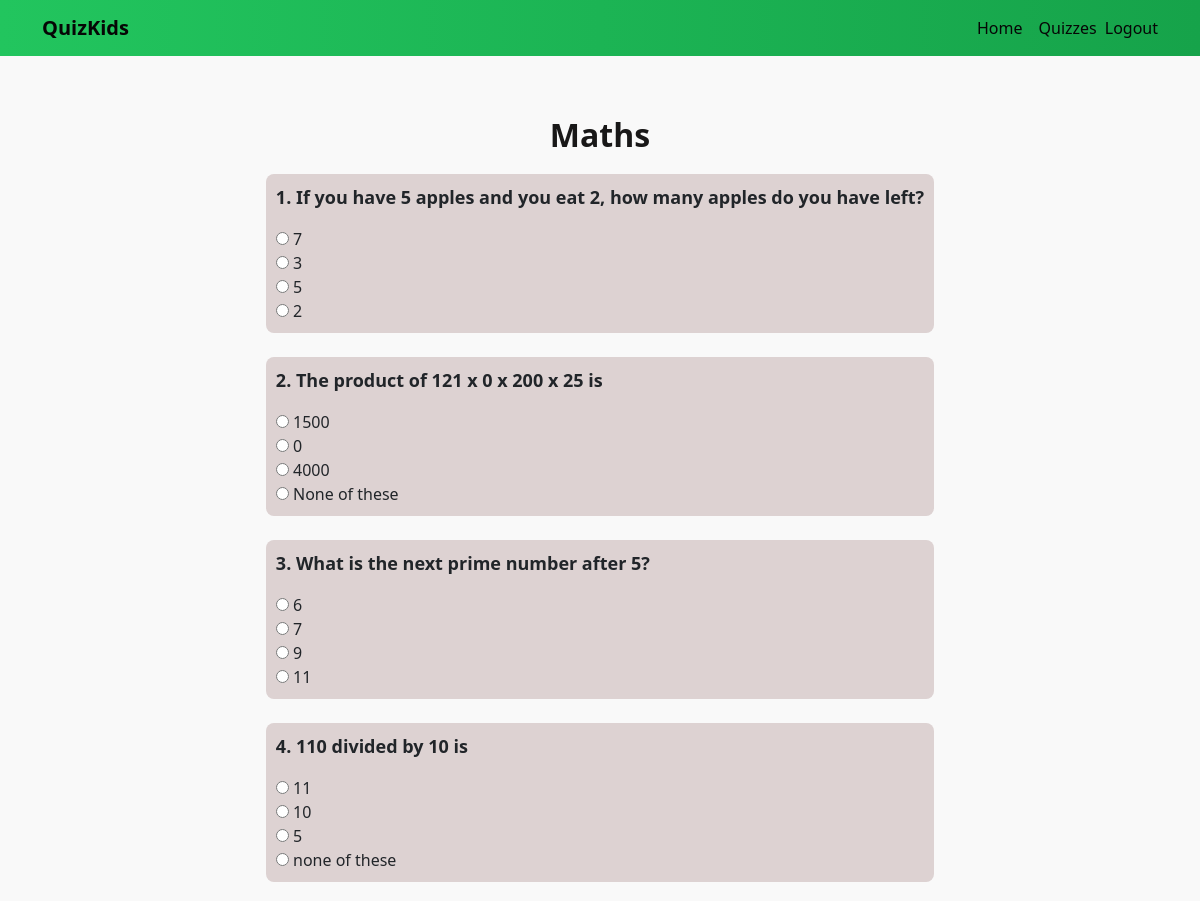
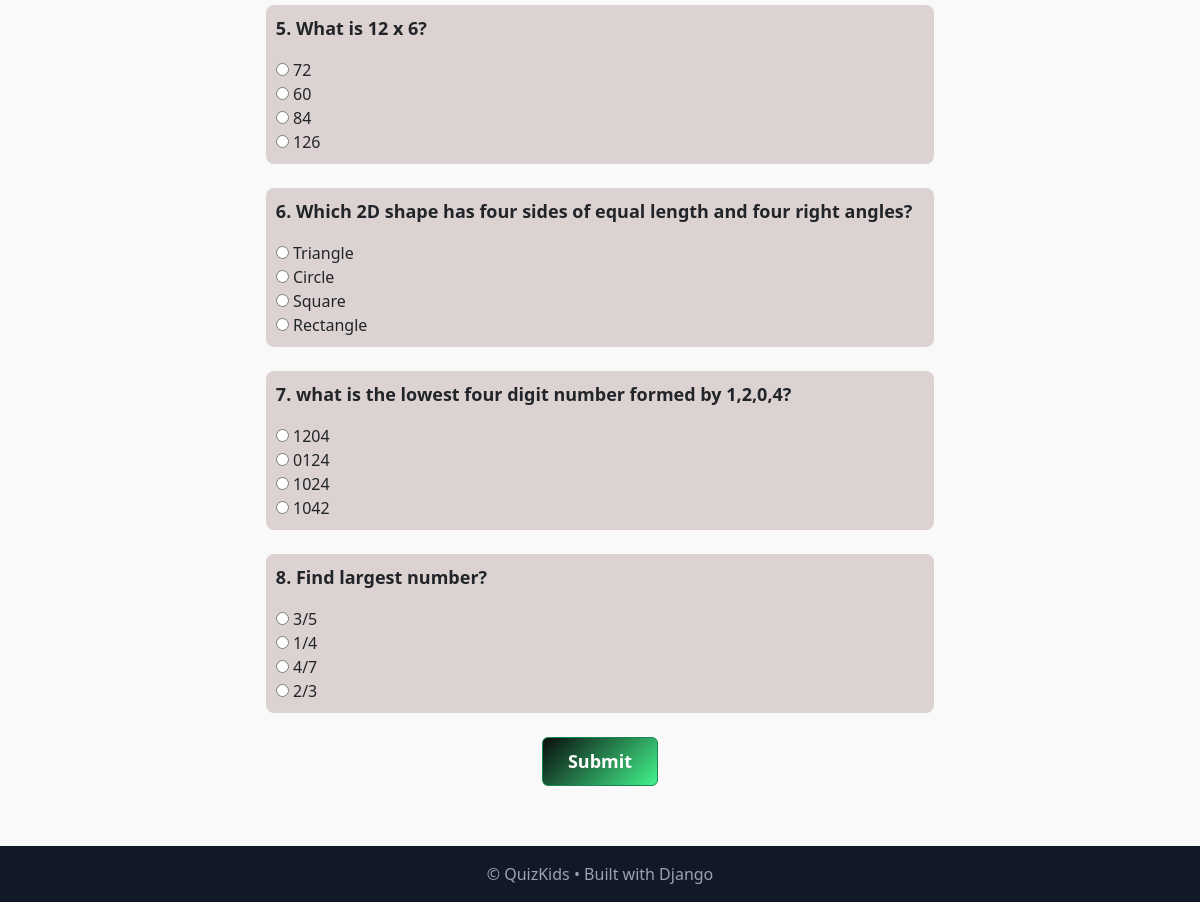
/quiz/4/take/ (signed in), run on the app's committed database (2 pictures, top to bottom).
### quiz_app/models.py (models this page shows, shortened)
class Quiz(models.Model):
    title = models.CharField(max_length=200)
    description = models.TextField(blank=True)
    created_at = models.DateTimeField(auto_now_add=True)

class Question(models.Model):
    quiz = models.ForeignKey(Quiz, on_delete=models.CASCADE, related_name="questions")
    text = models.CharField(max_length=255)
    option1 = models.CharField(max_length=150)
    option2 = models.CharField(max_length=150)
    option3 = models.CharField(max_length=150)
    option4 = models.CharField(max_length=150)
    correct_answer = models.CharField(max_length=150)  # must match one of the options

### quiz_app/views.py (the view, shortened to what this page needs)
# urls.py: path("quiz/<int:quiz_id>/take/", views.take_quiz, name="take_quiz"),
@login_required
def take_quiz(request, quiz_id):
    quiz = get_object_or_404(Quiz, id=quiz_id)
    questions = quiz.questions.all()
    return render(request, "quiz_app/take_quiz.html", {"quiz": quiz, "questions": questions})

### quiz_app/templates/quiz_app/take_quiz.html (shortened to what this page needs)
{% extends "quiz_app/base.html" %}
{% load static %}
{% block hero %}
<div class="quiz-container">
  <h2 class="quiz-title">{{ quiz.title }}</h2>
  <form method="post">
    {% for q in questions %}
      <div class="question-block mb-4">
        <p><strong>{{ forloop.counter }}. {{ q.text }}</strong></p>
        <label><input type="radio" name="{{ q.id }}" value="{{ q.option1 }}"> {{ q.option1 }}</label><br>
        <label><input type="radio" name="{{ q.id }}" value="{{ q.option2 }}"> {{ q.option2 }}</label><br>
        <label><input type="radio" name="{{ q.id }}" value="{{ q.option3 }}"> {{ q.option3 }}</label><br>
        <label><input type="radio" name="{{ q.id }}" value="{{ q.option4 }}"> {{ q.option4 }}</label><br>
      </div>
    {% endfor %}
      <div class="submit-btn">
    <button type="submit" class="btn btn-success">Submit</button>
      </div>
  </form>
</div>
{% endblock %}

### quiz_app/templates/quiz_app/take_quiz.html (style rules this page uses)
html, body { height: 100%; margin: 0; }
body { display: flex; flex-direction: column; }
body { background-color: #f9f9f9; }
.quiz-container { max-width: 800px; margin: 40px auto; padding: 20px; }
.question-block { margin-bottom: 20px; padding: 10px; border-radius: 8px; background: #ddd2d2ff; }
.question-block strong { font-size: 18px; font-weight: bold; }
.quiz-title { font-size: 32px; font-weight: 800; text-align: center; color: #191818ff; margin-bottom: 20px; }
.submit-btn { text-align: center; margin-top: 20px; }
.submit-btn button { background: linear-gradient(135deg, #0a0d0dff, #43f48dff); padding: 10px 25px; font-size: 18px; font-weight: bold; }

### data on the page
Quiz: title "Maths"
Question: text "If you have 5 apples and you eat 2, how many apples do you have left?", option1 "7", option2 "3", option3 "5", option4 "2"
Question: text "The product of 121 x 0 x 200 x 25 is", option1 "1500", option2 "0", option3 "4000", option4 "None of these"
Question: text "What is the next prime number after 5?", option1 "6", option2 "7", option3 "9", option4 "11"
Question: text "110 divided by 10 is", option1 "11", option2 "10", option3 "5", option4 "none of these"
Question: text "What is 12 x 6?", option1 "72", option2 "60", option3 "84", option4 "126"
Question: text "Which 2D shape has four sides of equal length and four right angles?", option1 "Triangle", option2 "Circle", option3 "Square", option4 "Rectangle"
Question: text "what is the lowest four digit number formed by 1,2,0,4?", option1 "1204", option2 "0124", option3 "1024", option4 "1042"
Question: text "Find largest number?", option1 "3/5", option2 "1/4", option3 "4/7", option4 "2/3"
